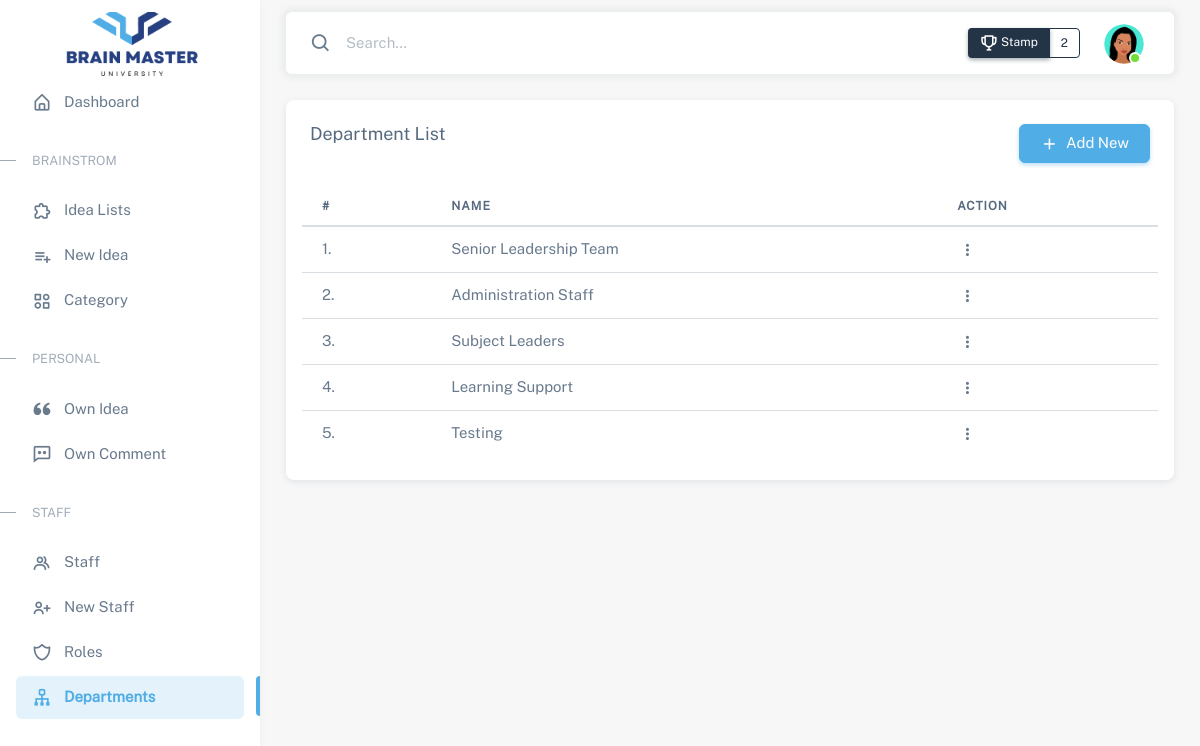
/department_list.php (signed in), run on the app's committed database.
### tables this page shows
CREATE TABLE `departments` (
  `id` int(11) NOT NULL,
  `name` varchar(255) NOT NULL,
  `created_at` timestamp NOT NULL DEFAULT CURRENT_TIMESTAMP,
  `updated_at` timestamp NOT NULL DEFAULT '0000-00-00 00:00:00'
);

### department_list.php (the view, shortened to what this page needs)
<?php
	require 'header.php';
    include("confs/config.php");
?>
    <div class="layout-wrapper layout-content-navbar">
        <div class="layout-container">
            <?php require 'app_sidebar.php' ?>
            <div class="layout-page">
                <?php require 'app_header.php' ?>
                <div class="container-xxl flex-grow-1 container-p-y">
                    <div class="card">
                        <div class="card-header">
                            <h5 class="d-inline-block">Department List</h5>
                            <a href="javascript:void(0)" class="btn btn-primary float-end addBtn">
                                <i class='bx bx-plus me-1' ></i>  Add New
                            </a>
                        </div>
                        <div class="card-body px-3">
                            <div class="table-responsive text-nowrap">
                                <table class="table" id="sampleTable">
                                    <thead>
                                        <tr>
                                            <th>#</th>
                                            <th>Name</th>
                                            <th> Action </th>
                                        </tr>
                                    </thead>
                                    <tbody class="table-border-bottom-0">
                                        <?php
                                            $select="SELECT * from departments";
                                            $query=mysqli_query($conn,$select);
                                            $count=mysqli_num_rows($query);
                                            if ($count>0)
                                            {
                                                $number =1;
                                                for ($i=0; $i<$count; $i++)
                                                {
                                                    $data=mysqli_fetch_array($query);
                                                    $name=$data['name'];
                                                ?>
                                                <tr>
                                                    <td> <?= $number++; ?>. </td>
                                                    <td> <?= $name; ?> </td>
                                                    <td>
                                                        <div class="dropdown">
                                                            <button type="button" class="btn p-0 dropdown-toggle hide-arrow" data-bs-toggle="dropdown">
                                                                <i class="bx bx-dots-vertical-rounded"></i>
                                                            </button>
                                                        </div>
                                                    </td>
                                                </tr>
                                        <?php
                                                }
                                            }
                                        ?>
                                    </tbody>
                                </table>
                            </div>
                        </div>
                    </div>
                </div>
            </div>
        </div>
    </div>
<?php
	require 'footer.php';
?>

### data on the page
departments: name "Senior Leadership Team"
departments: name "Administration Staff"
departments: name "Subject Leaders"
departments: name "Learning Support"
departments: name "Testing"

### other printed values
$stamp "2"
